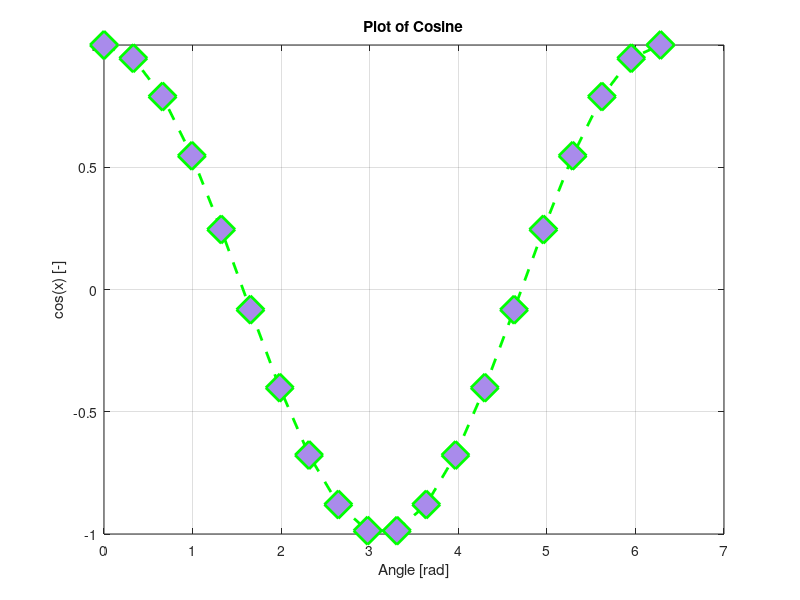

The MATLAB source for this figure:
x = linspace(0, 2*pi, 20);
y = cos(x);
plot(x, y, 'LineWidth', 2, ...
           'Color', 'green', ...
           'LineStyle', '--', ...
           'Marker', 'diamond', ...
           'MarkerFaceColor', '#A98BEB', ...
           'MarkerSize', 20)

xlabel('Angle [rad]')
ylabel('cos(x) [-]')
title('Plot of Cosine')

grid('on')
